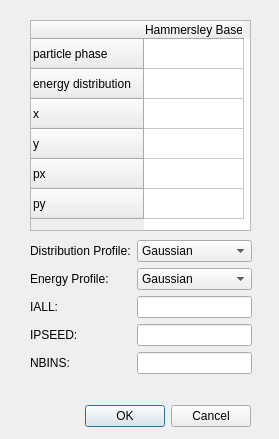
<?xml version="1.0" encoding="UTF-8"?>
<ui version="4.0">
 <class>Dialog</class>
 <widget class="QDialog" name="Dialog">
  <property name="geometry">
   <rect>
    <x>0</x>
    <y>0</y>
    <width>279</width>
    <height>439</height>
   </rect>
  </property>
  <property name="windowTitle">
   <string>Dialog</string>
  </property>
  <widget class="QDialogButtonBox" name="buttonBox">
   <property name="geometry">
    <rect>
     <x>50</x>
     <y>400</y>
     <width>201</width>
     <height>32</height>
    </rect>
   </property>
   <property name="orientation">
    <enum>Qt::Horizontal</enum>
   </property>
   <property name="standardButtons">
    <set>QDialogButtonBox::Cancel|QDialogButtonBox::Ok</set>
   </property>
  </widget>
  <widget class="QTableWidget" name="tableWidget">
   <property name="geometry">
    <rect>
     <x>30</x>
     <y>20</y>
     <width>221</width>
     <height>211</height>
    </rect>
   </property>
   <row>
    <property name="text">
     <string>particle phase</string>
    </property>
   </row>
   <row>
    <property name="text">
     <string>energy distribution</string>
    </property>
   </row>
   <row>
    <property name="text">
     <string>x</string>
    </property>
   </row>
   <row>
    <property name="text">
     <string>y</string>
    </property>
   </row>
   <row>
    <property name="text">
     <string>px</string>
    </property>
   </row>
   <row>
    <property name="text">
     <string>py</string>
    </property>
   </row>
   <column>
    <property name="text">
     <string>Hammersley Base</string>
    </property>
   </column>
  </widget>
  <widget class="QWidget" name="formLayoutWidget">
   <property name="geometry">
    <rect>
     <x>30</x>
     <y>240</y>
     <width>222</width>
     <height>145</height>
    </rect>
   </property>
   <layout class="QFormLayout" name="formLayout">
    <property name="fieldGrowthPolicy">
     <enum>QFormLayout::AllNonFixedFieldsGrow</enum>
    </property>
    <item row="0" column="0">
     <widget class="QLabel" name="label">
      <property name="text">
       <string>Distribution Profile:</string>
      </property>
     </widget>
    </item>
    <item row="0" column="1">
     <widget class="QComboBox" name="itgaus">
      <item>
       <property name="text">
        <string>Gaussian</string>
       </property>
      </item>
      <item>
       <property name="text">
        <string>Uniform</string>
       </property>
      </item>
      <item>
       <property name="text">
        <string>Parabolic</string>
       </property>
      </item>
     </widget>
    </item>
    <item row="1" column="0">
     <widget class="QLabel" name="label_2">
      <property name="text">
       <string>Energy Profile:</string>
      </property>
     </widget>
    </item>
    <item row="1" column="1">
     <widget class="QComboBox" name="itgamgaus">
      <item>
       <property name="text">
        <string>Gaussian</string>
       </property>
      </item>
      <item>
       <property name="text">
        <string>Uniform</string>
       </property>
      </item>
     </widget>
    </item>
    <item row="2" column="0">
     <widget class="QLabel" name="label_3">
      <property name="text">
       <string>IALL:</string>
      </property>
     </widget>
    </item>
    <item row="2" column="1">
     <widget class="QLineEdit" name="iall"/>
    </item>
    <item row="3" column="0">
     <widget class="QLabel" name="label_4">
      <property name="text">
       <string>IPSEED:</string>
      </property>
     </widget>
    </item>
    <item row="4" column="0">
     <widget class="QLabel" name="label_5">
      <property name="text">
       <string>NBINS:</string>
      </property>
     </widget>
    </item>
    <item row="3" column="1">
     <widget class="QLineEdit" name="ipspeed"/>
    </item>
    <item row="4" column="1">
     <widget class="QLineEdit" name="nbins"/>
    </item>
   </layout>
  </widget>
 </widget>
 <resources/>
 <connections>
  <connection>
   <sender>buttonBox</sender>
   <signal>accepted()</signal>
   <receiver>Dialog</receiver>
   <slot>accept()</slot>
   <hints>
    <hint type="sourcelabel">
     <x>248</x>
     <y>254</y>
    </hint>
    <hint type="destinationlabel">
     <x>157</x>
     <y>274</y>
    </hint>
   </hints>
  </connection>
  <connection>
   <sender>buttonBox</sender>
   <signal>rejected()</signal>
   <receiver>Dialog</receiver>
   <slot>reject()</slot>
   <hints>
    <hint type="sourcelabel">
     <x>316</x>
     <y>260</y>
    </hint>
    <hint type="destinationlabel">
     <x>286</x>
     <y>274</y>
    </hint>
   </hints>
  </connection>
 </connections>
</ui>
